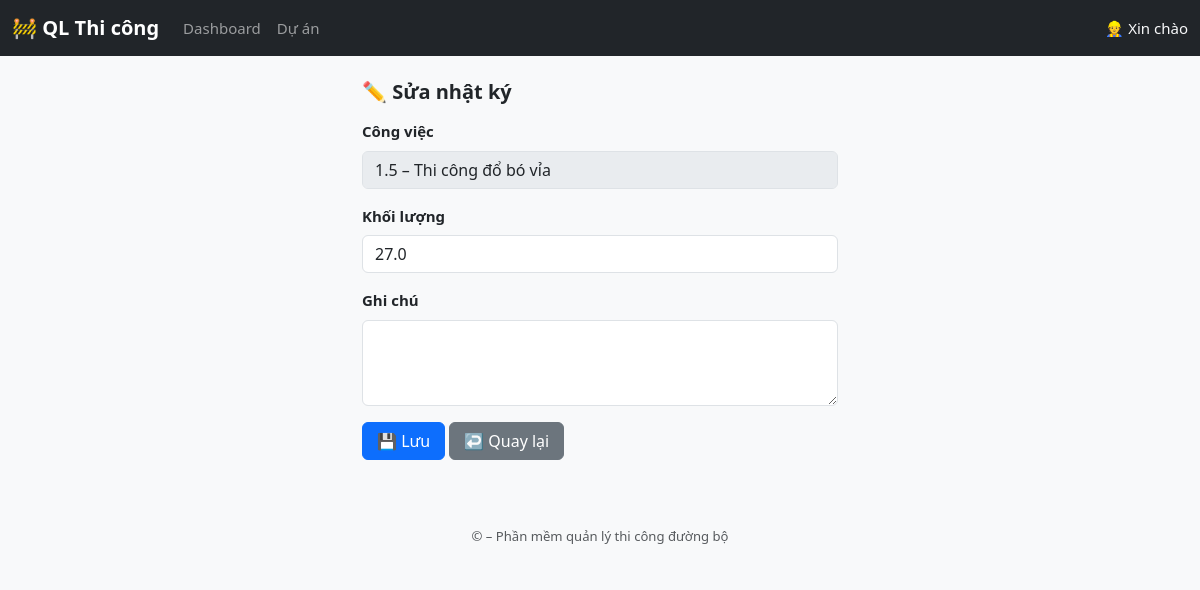
The app's page /daily-log/item/2/edit/ with its own data.
### core/models.py (models this page shows, shortened)
class DailyLogItem(models.Model):
    daily_log = models.ForeignKey(
        DailyLog,
        related_name='items',
        on_delete=models.CASCADE
    )
    work_item = models.ForeignKey(WorkItem, on_delete=models.CASCADE)
    quantity_done = models.FloatField()
    note = models.TextField(blank=True)

class WorkItem(models.Model):
    project = models.ForeignKey(Project, on_delete=models.CASCADE)
    index_code = models.CharField(max_length=50)
    name = models.CharField(max_length=255)
    unit = models.CharField(max_length=50, blank=True)
    quantity = models.FloatField(null=True, blank=True)
    parent = models.ForeignKey(
        'self',
        null=True,
        blank=True,
        related_name='children',
        on_delete=models.CASCADE
    )
    completed_quantity = models.FloatField(default=0)  # 👈 mới

### core/views.py (the view, shortened to what this page needs)
def daily_log_item_edit(request, pk):
    item = get_object_or_404(DailyLogItem, pk=pk)
    daily_log = item.daily_log
    return render(request, 'core/daily_log_item_edit.html', {
        'item': item
    })

### core/templates/core/daily_log_item_edit.html (shortened to what this page needs)
{% extends 'core/base.html' %}
{% block content %}
<div class="container" style="max-width: 500px">
<h5 class="mb-3">✏️ Sửa nhật ký</h5>
<form method="post">
<div class="mb-3">
    <label class="form-label">Công việc</label>
    <input class="form-control" disabled
           value="{{ item.work_item.index_code }} – {{ item.work_item.name }}">
</div>
<div class="mb-3">
    <label class="form-label">Khối lượng</label>
    <input type="number"
           step="0.01"
           min="0"
           name="quantity_done"
           class="form-control"
           value="{{ item.quantity_done }}"
           required>
</div>
<div class="mb-3">
    <label class="form-label">Ghi chú</label>
    <textarea name="note" class="form-control" rows="3">{{ item.note }}</textarea>
</div>
<button class="btn btn-primary">💾 Lưu</button>
<a href="javascript:history.back()" class="btn btn-secondary">↩️ Quay lại</a>
</form>
</div>
{% endblock %}

### core/static/core/style.css (style rules this page uses)
body { background-color: #f8f9fa; font-size: 15px; }
h2, h4, h5 { font-weight: 600; }
.btn { border-radius: 6px; padding: 6px 14px; }
.form-label { font-weight: 600; }
textarea { resize: vertical; }

### records on screen
DailyLogItem: work_item.index_code "1.5 – Thi công đổ bó vỉa", quantity_done "27.0"
